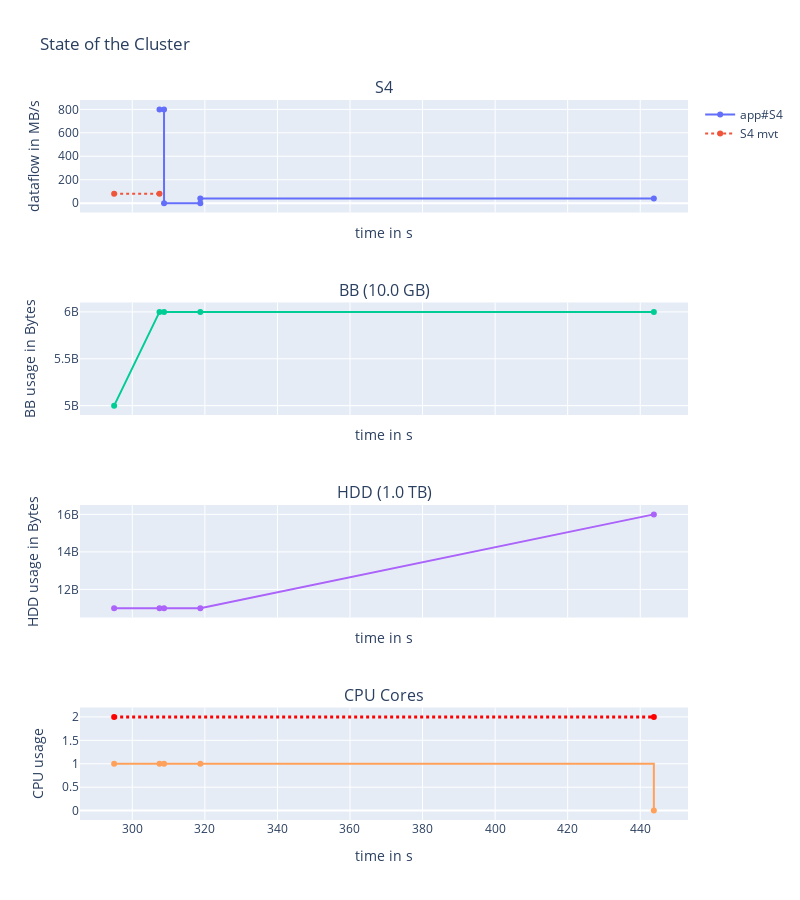

Write notebook code for a chart like this one.
### Code cell
# logger
# sim env an data
data = simpy.Store(env)
logger.remove()
# Simple app: read 1GB -> compute 10s -> write 5GB
compute = [0,  10]
read = [1e9, 0]
write = [0, 5e9]
placement = [0, 0]
use_bb = [True, False]
app = Application(env, compute=compute, read=read, write=write, data=data)
env.process(app.run(cluster, placement=placement, use_bb=use_bb))
env.run()
print(f"application duration = {app.get_fitness()}")
fig = display_run(data, cluster, width=800, height=900)
fig.show()

### Figure 1 — Plotly figure (JSON) as saved in the notebook; plotly's stock layout.template omitted (floating-point values rounded to 4 significant figures)
{"data": [{"line": {"shape": "linear"}, "name": "app#S4", "text": ["READ|to/from:BB|volume=1.0 GB", "READ|to/from:BB|volume=1.0 GB", "COMPUTE|volume=0B", "COMPUTE|volume=0B", "WRITE|to/from:HDD|volume=5.0 GB", "WRITE|to/from:HDD|volume=5.0 GB"], "textposition": "top center", "type": "scatter", "x": [307.5, 308.8, 308.8, 318.8, 318.8, 443.8], "xaxis": "x", "y": [800, 800, 0, 0, 40, 40], "yaxis": "y"}, {"line": {"dash": "dot", "shape": "linear"}, "name": "S4 mvt", "text": ["MOVEMENT|in:BB|from:HDD|volume=1.0 GB", "MOVEMENT|in:BB|volume=1.0 GB"], "textposition": "top center", "type": "scatter", "x": [295, 307.5], "xaxis": "x", "y": [80, 80], "yaxis": "y"}, {"line": {"shape": "linear"}, "name": "BB", "showlegend": false, "text": ["S4|Movement|BB | +volume=1.0 GB", "S4|Read|BB | +volume=1.0 GB", "S4|Compute | +volume=0B", "S4|Write|HDD | +volume=5.0 GB"], "textposition": "top center", "type": "scatter", "x": [295, 307.5, 308.8, 318.8, 443.8], "xaxis": "x2", "y": [5000000000, 6000000000, 6000000000, 6000000000, 6000000000], "yaxis": "y2"}, {"line": {"shape": "linear"}, "name": "HDD", "showlegend": false, "text": ["S4|Movement|BB | +volume=1.0 GB", "S4|Read|BB | +volume=1.0 GB", "S4|Compute | +volume=0B", "S4|Write|HDD | +volume=5.0 GB"], "textposition": "top center", "type": "scatter", "x": [295, 307.5, 308.8, 318.8, 443.8], "xaxis": "x3", "y": [11000000000, 11000000000, 11000000000, 11000000000, 16000000000.0], "yaxis": "y3"}, {"line": {"shape": "hv"}, "showlegend": false, "type": "scatter", "x": [295, 307.5, 308.8, 318.8, 443.8], "xaxis": "x4", "y": [1, 1, 1, 1, 0], "yaxis": "y4"}, {"line": {"color": "red", "dash": "dot", "shape": "hv", "width": 3}, "showlegend": false, "text": ["Maximum available cores in cluster=2", "Maximum available cores in cluster=2"], "type": "scatter", "x": [295, 443.8], "xaxis": "x4", "y": [2, 2], "yaxis": "y4"}], "layout": {"annotations": [{"font": {"size": 16}, "showarrow": false, "text": "S4", "x": 0.5, "xanchor": "center", "xref": "paper", "y": 1, "yanchor": "bottom", "yref": "paper"}, {"font": {"size": 16}, "showarrow": false, "text": "BB (10.0 GB)", "x": 0.5, "xanchor": "center", "xref": "paper", "y": 0.7188, "yanchor": "bottom", "yref": "paper"}, {"font": {"size": 16}, "showarrow": false, "text": "HDD (1.0 TB)", "x": 0.5, "xanchor": "center", "xref": "paper", "y": 0.4375, "yanchor": "bottom", "yref": "paper"}, {"font": {"size": 16}, "showarrow": false, "text": "CPU Cores", "x": 0.5, "xanchor": "center", "xref": "paper", "y": 0.1562, "yanchor": "bottom", "yref": "paper"}], "height": 900, "title": {"text": "State of the Cluster"}, "width": 800, "xaxis": {"anchor": "y", "domain": [0, 1], "matches": "x4", "showticklabels": false, "title": {"text": "time in s"}}, "xaxis2": {"anchor": "y2", "domain": [0, 1], "matches": "x4", "showticklabels": false, "title": {"text": "time in s"}}, "xaxis3": {"anchor": "y3", "domain": [0, 1], "matches": "x4", "showticklabels": false, "title": {"text": "time in s"}}, "xaxis4": {"anchor": "y4", "domain": [0, 1], "title": {"text": "time in s"}}, "yaxis": {"anchor": "x", "domain": [0.8438, 1], "title": {"text": "dataflow in MB/s"}}, "yaxis2": {"anchor": "x2", "domain": [0.5625, 0.7188], "title": {"text": "BB usage in Bytes"}}, "yaxis3": {"anchor": "x3", "domain": [0.2812, 0.4375], "title": {"text": "HDD usage in Bytes"}}, "yaxis4": {"anchor": "x4", "domain": [0, 0.1562], "title": {"text": "CPU usage"}}}}
